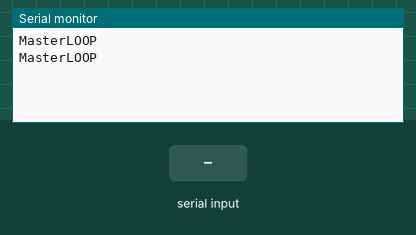
The sketch below on a simulated Raspberry Pi Pico. Parts: the last lines printed to the serial monitor. The inputs (shaded band) are chosen by the test bench.

Above: at 1.2 s.
1.3 s: "1\n" received over the second serial link
At 2.8 s:
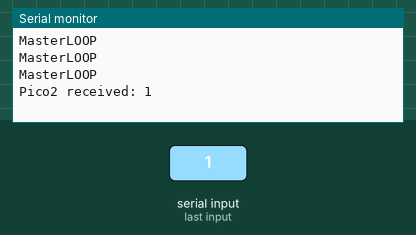
3.5 s: "0\n" received over the second serial link
At 4.8 s:
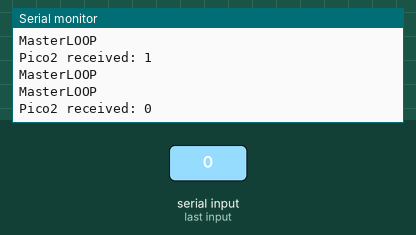
5.0 s: "2\n" received over the second serial link
At 5.7 s:
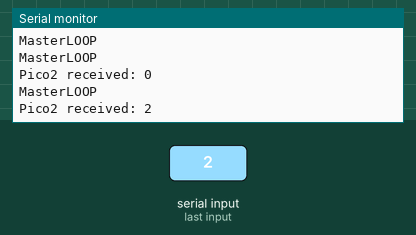

Measured:
- after the input at 1.3 s, the serial monitor: prints a new line after 0.70 s (image 1)
- after the input at 3.5 s, the serial monitor: prints a new line after 0.51 s (image 2)
- after the input at 5.0 s, the serial monitor: prints a new line at once (image 3)

The sketch:

pico_serial_master.ino
```cpp
#include "SoftwareSerial.h"

void checkSoftSerial(SoftwareSerial &serial, String label);
void checkHardSerial(SerialUART &serial, String label);

SoftwareSerial Pico2Serial(13, 14);
SoftwareSerial Pico3Serial(16, 17);
SoftwareSerial Pico4Serial(10, 11);
SoftwareSerial Pico5Serial(24, 25);

void setup() {
  Pico2Serial.begin(9600);
  Pico3Serial.begin(9600);
  Pico4Serial.begin(9600);
  Pico5Serial.begin(9600);

  Serial.begin(115200);

  // UART0の初期化
  Serial1.begin(115200); // PicoのUART0、GP0 (TX), GP1 (RX)

  // UART1の初期化
  Serial2.setTX(4); // これ忘れない
  Serial2.setRX(5);
  Serial2.begin(115200); // PicoのUART1、GP4 (TX), GP5 (RX)
}

void loop() {
  Serial.println("MasterLOOP");

  // ソフトシリアルに送信
  Pico2Serial.println("Hello Pico2");
  Pico3Serial.println("Hello Pico3");
  Pico4Serial.println("Hello Pico4");
  Pico5Serial.println("Hello Pico5");
  // ハードシリアルに送信
  Serial1.println("Hello Serial1");
  Serial2.println("Hello Serial2");

  // 受信した文字列をUSBシリアルに送信
  checkSoftSerial(Pico2Serial, "Pico2");
  checkSoftSerial(Pico3Serial, "Pico3");
  checkSoftSerial(Pico4Serial, "Pico4");
  checkSoftSerial(Pico5Serial, "Pico5");
  checkHardSerial(Serial1, "Serial1");
  checkHardSerial(Serial2, "Serial2");

  delay(1000);
}

void checkSoftSerial(SoftwareSerial &serial, String label) {
  if (serial.available()) {
    String received = serial.readStringUntil('\n');
    if (received.length() > 0) {
      Serial.println(label + " received: " + received);
    }
  }
}

void checkHardSerial(SerialUART &serial, String label) {
  if (serial.available()) {
    String received = serial.readStringUntil('\n');
    if (received.length() > 0) {
      Serial.println(label + " received: " + received);
    }
  }
}
```
